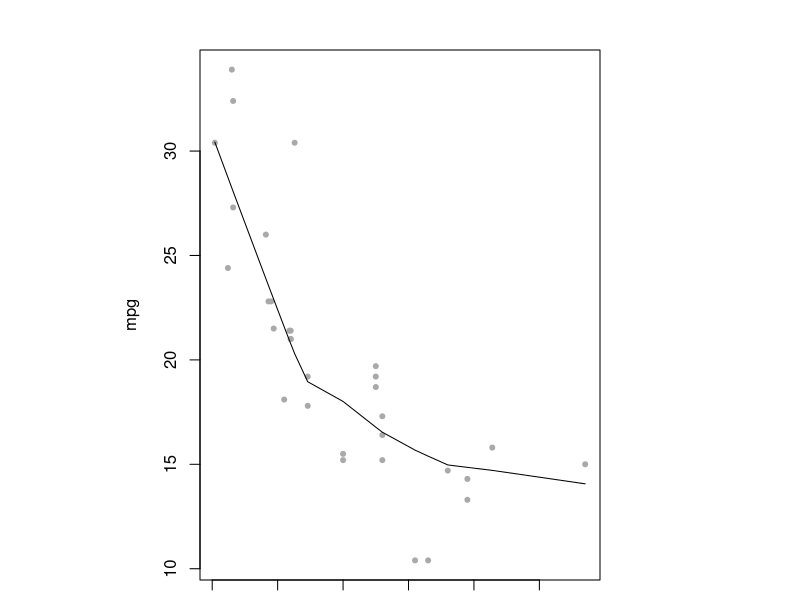

Write R code to recreate this figure.
## ---- chunk 1
expression <- c("some")
expression
## ---- chunk 2
knitr::opts_chunk$set(fig.width=9, fig.height=6) # sets up output figs (8 x 6)
## ---- chunk 3
x <- 1+1+1 # a simple calculator
set.seed(123)
rnorm(5)  # boring random numbers
## ---- chunk 4
par(mar = c(0.5, 1, 0.5, 1),
    mai = c(0.2, 2, 0.5, 2))
with(mtcars, {
  plot(mpg~hp, pch=20, col='darkgray')
  lines(lowess(hp, mpg))
})
## ---- chunk 5
    y <- 2
    pi * y^2
